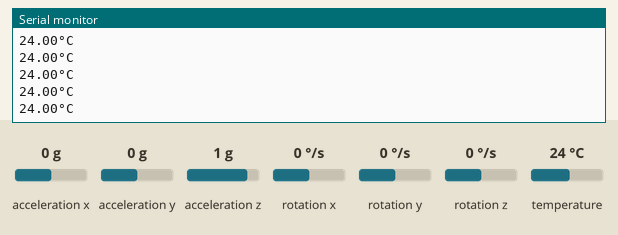
This sketch was run on a simulated ESP32. Parts: the last lines printed to the serial monitor. Inputs (shaded band) come from the test bench; at power-on: rotation x 0 °/s, rotation y 0 °/s, rotation z 0 °/s, acceleration x 0 g, acceleration y 0 g, acceleration z 1 g, temperature 24 °C.

Above: at 1.2 s.
1.3 s: rotation x set to -192 °/s
At 2.4 s:
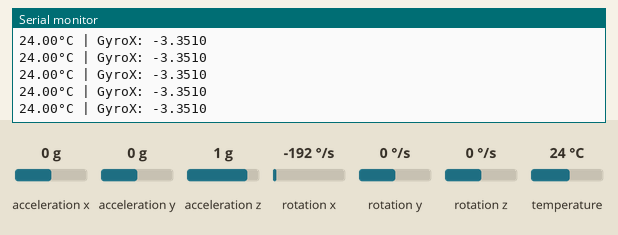
3.2 s: rotation y set to -192 °/s
At 3.9 s:
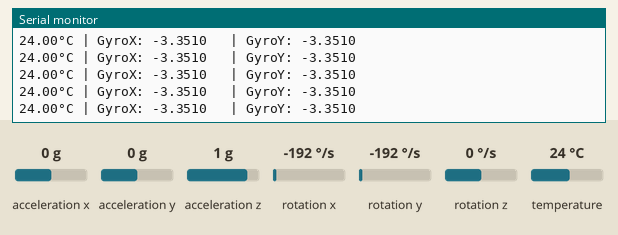
5.1 s: rotation z set to -192 °/s
At 5.6 s:
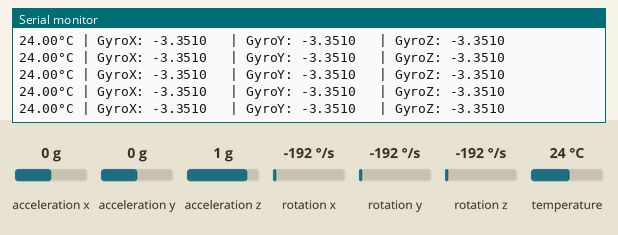
7.0 s: rotation x set to 0 °/s
At 8.1 s:
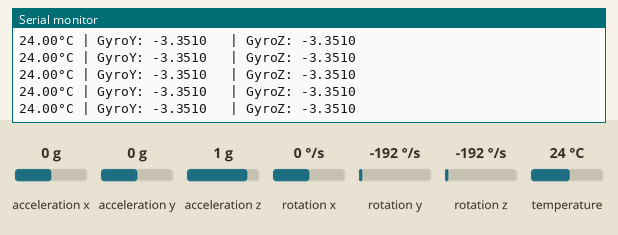
8.9 s: rotation y set to 0 °/s
At 9.6 s:
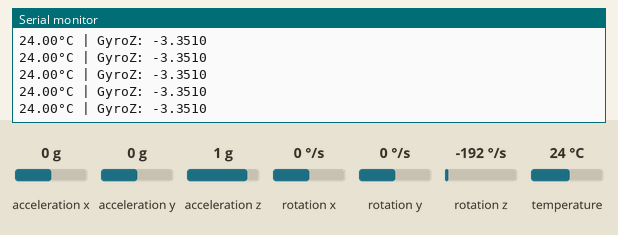
10.8 s: rotation x set to -100 °/s
At 11.4 s:
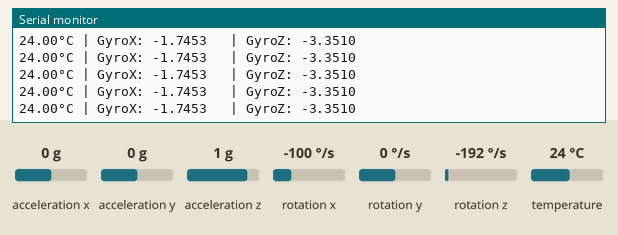

Measured:
- after the input at 1.3 s, the serial monitor: prints a new line at once (image 1)
- after the input at 3.2 s, the serial monitor: prints a new line at once (image 2)
- after the input at 5.1 s, the serial monitor: prints a new line at once (image 3)
- after the input at 7.0 s, the serial monitor: prints a new line at once (image 4)
- after the input at 8.9 s, the serial monitor: prints a new line at once (image 5)
- after the input at 10.8 s, the serial monitor: prints a new line at once (image 6)

The sketch:

ESP32-MPU_Gyroscope_Offset.ino
```cpp
/*
         [ UPDATE ]       [ AUTHOR ]
        =2021.06.26=     =Sean Chang=
*/
#include "MPU9250.h"

float gyroXerror = 0.03;
float gyroYerror = 0.03;
float gyroZerror = 0.00;


// an MPU9250 object with the MPU-9250 sensor on I2C bus 0 with address 0x68
MPU9250 IMU(Wire, 0x68);
int status;

void setup() {
  Serial.begin(115200);
  while (!Serial) {}

  // start communication with IMU
  status = IMU.begin();
  if (status < 0) {
    Serial.println("IMU initialization unsuccessful");
    Serial.println("Check IMU wiring or try cycling power");
    Serial.print("Status: ");
    Serial.println(status);
    while (1) {}
  }
  // setting the accelerometer full scale range to +/-8G
  IMU.setAccelRange(MPU9250::ACCEL_RANGE_8G);
  // setting the gyroscope full scale range to +/-500 deg/s
  IMU.setGyroRange(MPU9250::GYRO_RANGE_500DPS);
  // setting DLPF bandwidth to 20 Hz
  IMU.setDlpfBandwidth(MPU9250::DLPF_BANDWIDTH_20HZ);
  // setting SRD to 19 for a 50 Hz update rate
  IMU.setSrd(19);
}

void loop() {
  // read the sensor
  IMU.readSensor();

  // display the data

  //Serial.print(IMU.getAccelX_mss(),6);
  //Serial.print("\t");
  //Serial.print(IMU.getAccelY_mss(),6);
  //Serial.print("\t");
  //Serial.print(IMU.getAccelZ_mss(),6);
  //Serial.print("\t");
  Serial.println("");
  Serial.print(IMU.getTemperature_C(), 2);
  Serial.print("°C");

  if (abs(IMU.getGyroX_rads()) > gyroXerror)  {
    Serial.print(" | GyroX: ");
    Serial.print(IMU.getGyroX_rads(), 4);
    Serial.print("\t");
  }
  if (abs(IMU.getGyroY_rads()) > gyroYerror)  {
    Serial.print(" | GyroY: ");
    Serial.print(IMU.getGyroY_rads(), 4);
    Serial.print("\t");
  }
  if (abs(IMU.getGyroZ_rads()) > gyroZerror)  {
    Serial.print(" | GyroZ: ");
    Serial.print(IMU.getGyroZ_rads(), 4);
    Serial.print("\t");
  }
  //Serial.print(IMU.getGyroX_rads(), 4);
  //Serial.print("\t");
  //Serial.print(IMU.getGyroY_rads(), 4);
  //Serial.print("\t");
  //Serial.print(IMU.getGyroZ_rads(), 4);
  //Serial.print("\t");

  //Serial.print(IMU.getMagX_uT(),6);
  //Serial.print("\t");
  //Serial.print(IMU.getMagY_uT(),6);
  //Serial.print("\t");
  //Serial.print(IMU.getMagZ_uT(),6);
  //Serial.print("\t");

  delay(20);
}
```
